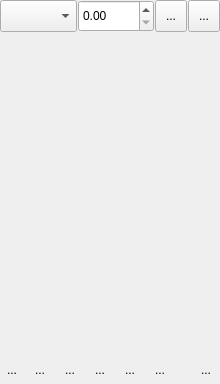
<?xml version="1.0" encoding="UTF-8"?>
<ui version="4.0">
 <author>
    SPDX-FileCopyrightText: none
    SPDX-License-Identifier: GPL-3.0-or-later
  </author>
 <class>WdgLayerBox</class>
 <widget class="QWidget" name="WdgLayerBox">
  <property name="geometry">
   <rect>
    <x>0</x>
    <y>0</y>
    <width>220</width>
    <height>384</height>
   </rect>
  </property>
  <layout class="QVBoxLayout" name="verticalLayout">
   <property name="spacing">
    <number>1</number>
   </property>
   <property name="leftMargin">
    <number>0</number>
   </property>
   <property name="topMargin">
    <number>0</number>
   </property>
   <property name="rightMargin">
    <number>0</number>
   </property>
   <property name="bottomMargin">
    <number>0</number>
   </property>
   <item>
    <layout class="QHBoxLayout" name="hbox2">
     <property name="leftMargin">
      <number>0</number>
     </property>
     <property name="topMargin">
      <number>0</number>
     </property>
     <property name="rightMargin">
      <number>0</number>
     </property>
     <property name="bottomMargin">
      <number>0</number>
     </property>
     <item>
      <widget class="KisCompositeOpComboBox" name="cmbComposite">
       <property name="sizePolicy">
        <sizepolicy hsizetype="MinimumExpanding" vsizetype="Minimum">
         <horstretch>0</horstretch>
         <verstretch>0</verstretch>
        </sizepolicy>
       </property>
       <property name="toolTip">
        <string>Blending Mode</string>
       </property>
       <property name="whatsThis">
        <string>Select the blending mode for the layer.</string>
       </property>
      </widget>
     </item>
     <item>
      <widget class="KisDoubleSliderSpinBox" name="doubleOpacity">
       <property name="sizePolicy">
        <sizepolicy hsizetype="MinimumExpanding" vsizetype="Minimum">
         <horstretch>0</horstretch>
         <verstretch>0</verstretch>
        </sizepolicy>
       </property>
       <property name="toolTip">
        <string>Layer Opacity</string>
       </property>
       <property name="whatsThis">
        <string>Adjust the transparency of the layer</string>
       </property>
      </widget>
     </item>
     <item>
      <widget class="KisLayerFilterWidgetToolButton" name="bnLayerFilters">
       <property name="sizePolicy">
        <sizepolicy hsizetype="Minimum" vsizetype="Minimum">
         <horstretch>0</horstretch>
         <verstretch>0</verstretch>
        </sizepolicy>
       </property>
       <property name="minimumSize">
        <size>
         <width>32</width>
         <height>32</height>
        </size>
       </property>
       <property name="maximumSize">
        <size>
         <width>32</width>
         <height>32</height>
        </size>
       </property>
       <property name="text">
        <string>...</string>
       </property>
       <property name="iconSize">
        <size>
         <width>22</width>
         <height>22</height>
        </size>
       </property>
      </widget>
     </item>
     <item>
      <widget class="QToolButton" name="configureLayerDockerToolbar">
       <property name="sizePolicy">
        <sizepolicy hsizetype="Minimum" vsizetype="Minimum">
         <horstretch>0</horstretch>
         <verstretch>0</verstretch>
        </sizepolicy>
       </property>
       <property name="minimumSize">
        <size>
         <width>32</width>
         <height>32</height>
        </size>
       </property>
       <property name="maximumSize">
        <size>
         <width>32</width>
         <height>32</height>
        </size>
       </property>
       <property name="text">
        <string>...</string>
       </property>
       <property name="iconSize">
        <size>
         <width>22</width>
         <height>22</height>
        </size>
       </property>
      </widget>
     </item>
    </layout>
   </item>
   
   <item>
    <layout class="QHBoxLayout" name="horizontalLayout">
     <item>
      <widget class="NodeView" name="listLayers" native="true">
       <property name="sizePolicy">
        <sizepolicy hsizetype="MinimumExpanding" vsizetype="Expanding">
         <horstretch>0</horstretch>
         <verstretch>0</verstretch>
        </sizepolicy>
       </property>
      </widget>
     </item>
    </layout>
   </item>
   <item>
    <layout class="QHBoxLayout" name="hbox1" stretch="0,0,0,0,0,0,1,0">
     <property name="spacing">
      <number>2</number>
     </property>
     <property name="topMargin">
      <number>0</number>
     </property>
     <item>
      <widget class="KisToolButton" name="bnAdd">
       <property name="minimumSize">
        <size>
         <width>0</width>
         <height>28</height>
        </size>
       </property>
       <property name="maximumSize">
        <size>
         <width>16777215</width>
         <height>28</height>
        </size>
       </property>
       <property name="toolTip">
        <string>Add new layer or mask</string>
       </property>
       <property name="text">
        <string>...</string>
       </property>
       <property name="autoRaise">
        <bool>true</bool>
       </property>
      </widget>
     </item>
     <item>
      <widget class="QToolButton" name="bnDuplicate">
       <property name="minimumSize">
        <size>
         <width>28</width>
         <height>28</height>
        </size>
       </property>
       <property name="toolTip">
        <string>Duplicate layer or mask</string>
       </property>
       <property name="text">
        <string>...</string>
       </property>
       <property name="iconSize">
        <size>
         <width>22</width>
         <height>22</height>
        </size>
       </property>
       <property name="autoRaise">
        <bool>true</bool>
       </property>
      </widget>
     </item>
     <item>
      <widget class="QToolButton" name="bnClippingMask">
       <property name="minimumSize">
        <size>
         <width>28</width>
         <height>28</height>
        </size>
       </property>
       <property name="toolTip">
        <string>Clip to layer below (clipping mask); on a clipped layer, release it. Alt-click between two layers does the same.</string>
       </property>
       <property name="text">
        <string>...</string>
       </property>
       <property name="iconSize">
        <size>
         <width>22</width>
         <height>22</height>
        </size>
       </property>
       <property name="autoRaise">
        <bool>true</bool>
       </property>
      </widget>
     </item>
     <item>
      <widget class="QToolButton" name="bnLower">
       <property name="minimumSize">
        <size>
         <width>28</width>
         <height>28</height>
        </size>
       </property>
       <property name="toolTip">
        <string>Move layer or mask down</string>
       </property>
       <property name="text">
        <string>...</string>
       </property>
       <property name="iconSize">
        <size>
         <width>22</width>
         <height>22</height>
        </size>
       </property>
       <property name="autoRaise">
        <bool>true</bool>
       </property>
      </widget>
     </item>
     <item>
      <widget class="QToolButton" name="bnRaise">
       <property name="minimumSize">
        <size>
         <width>28</width>
         <height>28</height>
        </size>
       </property>
       <property name="toolTip">
        <string>Move layer or mask up</string>
       </property>
       <property name="text">
        <string>...</string>
       </property>
       <property name="iconSize">
        <size>
         <width>22</width>
         <height>22</height>
        </size>
       </property>
       <property name="autoRaise">
        <bool>true</bool>
       </property>
      </widget>
     </item>
     <item>
      <widget class="QToolButton" name="bnProperties">
       <property name="minimumSize">
        <size>
         <width>28</width>
         <height>28</height>
        </size>
       </property>
       <property name="toolTip">
        <string>View or change the layer properties</string>
       </property>
       <property name="text">
        <string>...</string>
       </property>
       <property name="iconSize">
        <size>
         <width>22</width>
         <height>22</height>
        </size>
       </property>
       <property name="autoRaise">
        <bool>true</bool>
       </property>
      </widget>
     </item>
     <item>
      <spacer name="spacer">
       <property name="orientation">
        <enum>Qt::Horizontal</enum>
       </property>
       <property name="sizeType">
        <enum>QSizePolicy::Expanding</enum>
       </property>
       <property name="sizeHint" stdset="0">
        <size>
         <width>0</width>
         <height>28</height>
        </size>
       </property>
      </spacer>
     </item>
     <item>
      <widget class="QToolButton" name="bnDelete">
       <property name="minimumSize">
        <size>
         <width>28</width>
         <height>28</height>
        </size>
       </property>
       <property name="toolTip">
        <string>Delete the layer or mask</string>
       </property>
       <property name="text">
        <string>...</string>
       </property>
       <property name="iconSize">
        <size>
         <width>22</width>
         <height>22</height>
        </size>
       </property>
       <property name="autoRaise">
        <bool>true</bool>
       </property>
      </widget>
     </item>
    </layout>
   </item>
  </layout>
 </widget>
 <customwidgets>
  <customwidget>
   <class>KisDoubleParseSpinBox</class>
   <extends>QDoubleSpinBox</extends>
   <header>kis_double_parse_spin_box.h</header>
  </customwidget>
  <customwidget>
   <class>KisDoubleSliderSpinBox</class>
   <extends>KisDoubleParseSpinBox</extends>
   <header location="global">kis_slider_spin_box.h</header>
   <container>1</container>
  </customwidget>
  <customwidget>
   <class>KisCompositeOpComboBox</class>
   <extends>QComboBox</extends>
   <header>widgets/kis_cmb_composite.h</header>
  </customwidget>
  <customwidget>
   <class>NodeView</class>
   <extends></extends>
   <header location="global">NodeView.h</header>
  </customwidget>
  <customwidget>
   <class>KisToolButton</class>
   <extends>QToolButton</extends>
   <header>kis_tool_button.h</header>
  </customwidget>
  <customwidget>
   <class>KisLayerFilterWidgetToolButton</class>
   <extends>QToolButton</extends>
   <header>libs/ui/widgets/kis_layer_filter_widget.h</header>
  </customwidget>
 </customwidgets>
 <tabstops>
  <tabstop>cmbComposite</tabstop>
  <tabstop>bnDuplicate</tabstop>
  <tabstop>bnClippingMask</tabstop>
  <tabstop>bnLower</tabstop>
  <tabstop>bnRaise</tabstop>
  <tabstop>bnProperties</tabstop>
  <tabstop>bnDelete</tabstop>
 </tabstops>
 <resources/>
 <connections/>
</ui>
